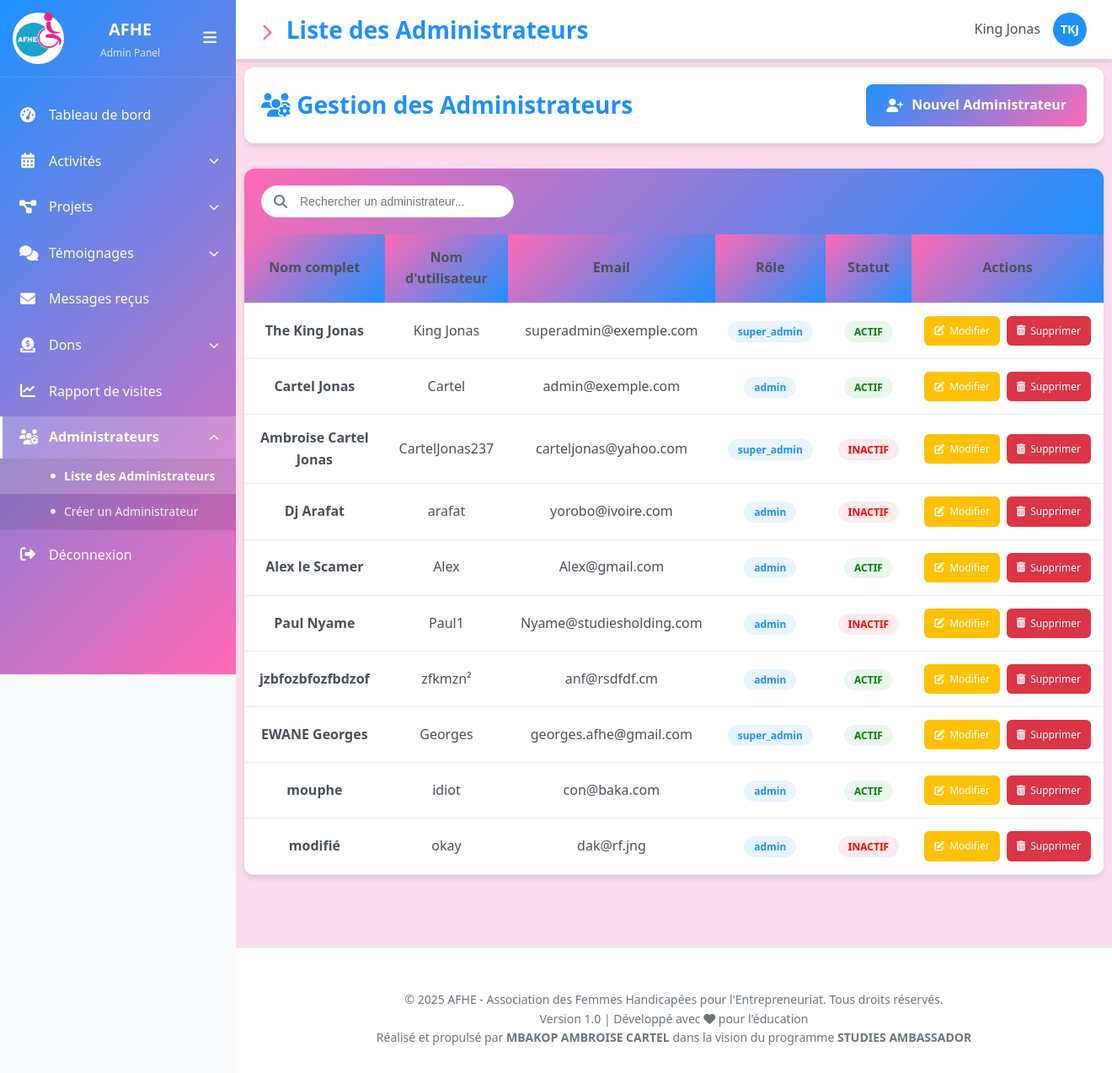
Page /backend/admin/users/list.php (signed in) on the committed database.
### tables this page shows
CREATE TABLE IF NOT EXISTS `users` (
  `id_user` int NOT NULL AUTO_INCREMENT,
  `username` varchar(50) NOT NULL,
  `password` varchar(255) NOT NULL,
  `email` varchar(200) NOT NULL,
  `full_name` varchar(100) NOT NULL,
  `role` enum('admin','super_admin') DEFAULT 'admin',
  `profile_image` varchar(255) DEFAULT NULL,
  `active` tinyint(1) DEFAULT '1',
  PRIMARY KEY (`id_user`),
  UNIQUE KEY `username` (`username`),
  UNIQUE KEY `email` (`email`)
);

### backend/models/UserModel.php (called while the page is built, shortened)
<?php
    require_once "BaseModel.php";
    class UserModel extends BaseModel {
        public function getAllUsers() {
            $query = "SELECT * FROM users";
            return $this->executeQuery($query)->fetchAll();
        }
    }
?>

### backend/models/BaseModel.php (called while the page is built, shortened)
<?php
    class BaseModel {
        protected $pdo;
        public function __construct() {
            global $pdo;
            $this->pdo = $pdo;
        }
        protected function executeQuery($query, $params = []) {
            $stmt = $this->pdo->prepare($query);
            $stmt->execute();
            return $stmt;
        }
    }
?>

### backend/admin/users/list.php (the view, shortened to what this page needs)
<?php
    require_once "../../models/UserModel.php";
?>
<!DOCTYPE html>
<html lang="fr">
    <head>
        <link rel="stylesheet" href="https://cdnjs.cloudflare.com/ajax/libs/font-awesome/6.4.2/css/all.min.css">
        <link rel="stylesheet" href="../assets/css/templates.css">
        <link rel="stylesheet" href="../assets/css/admin_styles.css">
        <link rel="stylesheet" href="../assets/css/users.css">
    </head>
    <body>
        <div class="admin-container">
            <?php require_once "../templates/sidebar.php";  ?>
            <div class="main-content">
                <?php require_once "../templates/header.php";  ?>
                <div class="admin-list-content">
                    <div class="users-header">
                        <h1><i class="fas fa-users-cog"></i> Gestion des Administrateurs</h1>
                        <a href="add.php" class="add-user-btn">
                            <i class="fas fa-user-plus"></i>
                            Nouvel Administrateur
                        </a>
                    </div>
                    <div class="users-table-container">
                        <div class="table-header">
                            <div class="search-box">
                                <i class="fas fa-search"></i>
                                <input type="text" placeholder="Rechercher un administrateur..." id="searchInput">
                            </div>
                        </div>
                        <?php
                            $userModel = new UserModel($pdo);
                            $users = $userModel->getAllUsers();
                            if (!$users) {
                                echo "Aucun utilisateur trouvé.";
                                exit;
                            }
                            else{
                                echo '<table class="users-table">';
                                echo "<tr>
                                        <th>Nom complet</th>
                                        <th>Nom d'utilisateur</th>
                                        <th>Email</th>
                                        <th>Rôle</th>
                                        <th>Statut</th>
                                        <th>Actions</th>
                                    </tr>";
                                foreach ($users as $user) {
                                    echo "<tr>";
                                    echo "<td>
                                            <div class='user-details'>
                                                <h4>" . htmlspecialchars($user["full_name"]) . "</h4>
                                            </div>
                                    </td>";
                                    echo "<td>" . htmlspecialchars($user["username"]) . "</td>";
                                    echo "<td>" . htmlspecialchars($user["email"]) . "</td>";
                                    echo '<td><span class="role-badge">' . htmlspecialchars($user["role"]) . "</span></td>";
                                    $status = $user["active"] ? "<span style='color:green;'>Actif</span>" : "<span style='color:red;'>Inactif</span>";
                                    echo '<td><span class="status-badge ' . ($user['active'] ? 'status-active' : 'status-inactive') . '">' . $status . "</span></td>";
                                    echo "<td><div class='actions-buttons'>";
                                    echo "<a href='edit.php?id=" . $user["id_user"] . "' title='Éditer' class='btn btn-edit'><i class='fas fa-edit' font-size:18px;'></i>Modifier</a> ";
                                    echo "<a href='javascript:void(0);' onclick='confirmDelete(" . $user["id_user"] . ")' title='Supprimer' class='btn btn-delete'><i class='fas fa-trash-alt' font-size:18px;'></i>Supprimer</a>";
                                    echo "</div></td>";
                                    echo "</tr>";
                                }
                                echo "</table>";
                            }
                        ?>
                    </div>
                    <br><br><br>
                </div>
                <?php require_once "../templates/footer.php";  ?>
            </div>
        </div>
    </body>
</html>

### rows in the picture
users: full_name "The King Jonas", username "King Jonas", email "superadmin@exemple.com", role "super_admin", active "ACTIF"
users: full_name "Cartel Jonas", username "Cartel", email "admin@exemple.com", role "admin", active "ACTIF"
users: full_name "Ambroise Cartel Jonas", username "CartelJonas237", email "carteljonas@yahoo.com", role "super_admin", active "INACTIF"
users: full_name "Dj Arafat", username "arafat", email "yorobo@ivoire.com", role "admin", active "INACTIF"
users: full_name "Alex le Scamer", username "Alex", email "Alex@gmail.com", role "admin", active "ACTIF"
users: full_name "Paul Nyame", username "Paul1", email "Nyame@studiesholding.com", role "admin", active "INACTIF"
users: full_name "jzbfozbfozfbdzof", username "zfkmzn²", email "anf@rsdfdf.cm", role "admin", active "ACTIF"
users: full_name "EWANE Georges", username "Georges", email "georges.afhe@gmail.com", role "super_admin", active "ACTIF"
users: full_name "mouphe", username "idiot", email "con@baka.com", role "admin", active "ACTIF"
users: full_name "modifié", username "okay", email "dak@rf.jng", role "admin", active "INACTIF"

### other values in the picture
$item['title'] "Tableau de bord"
$item['title'] "Activités"
$item['title'] "Projets"
$item['title'] "Témoignages"
$item['title'] "Messages reçus"
$item['title'] "Dons"
$item['title'] "Rapport de visites"
$item['title'] "Administrateurs"
$submenu_item['title'] "Liste des Administrateurs"
$submenu_item['title'] "Créer un Administrateur"
$current_page_title "Liste des Administrateurs"
$userName "King Jonas"
$initials "TKJ"
